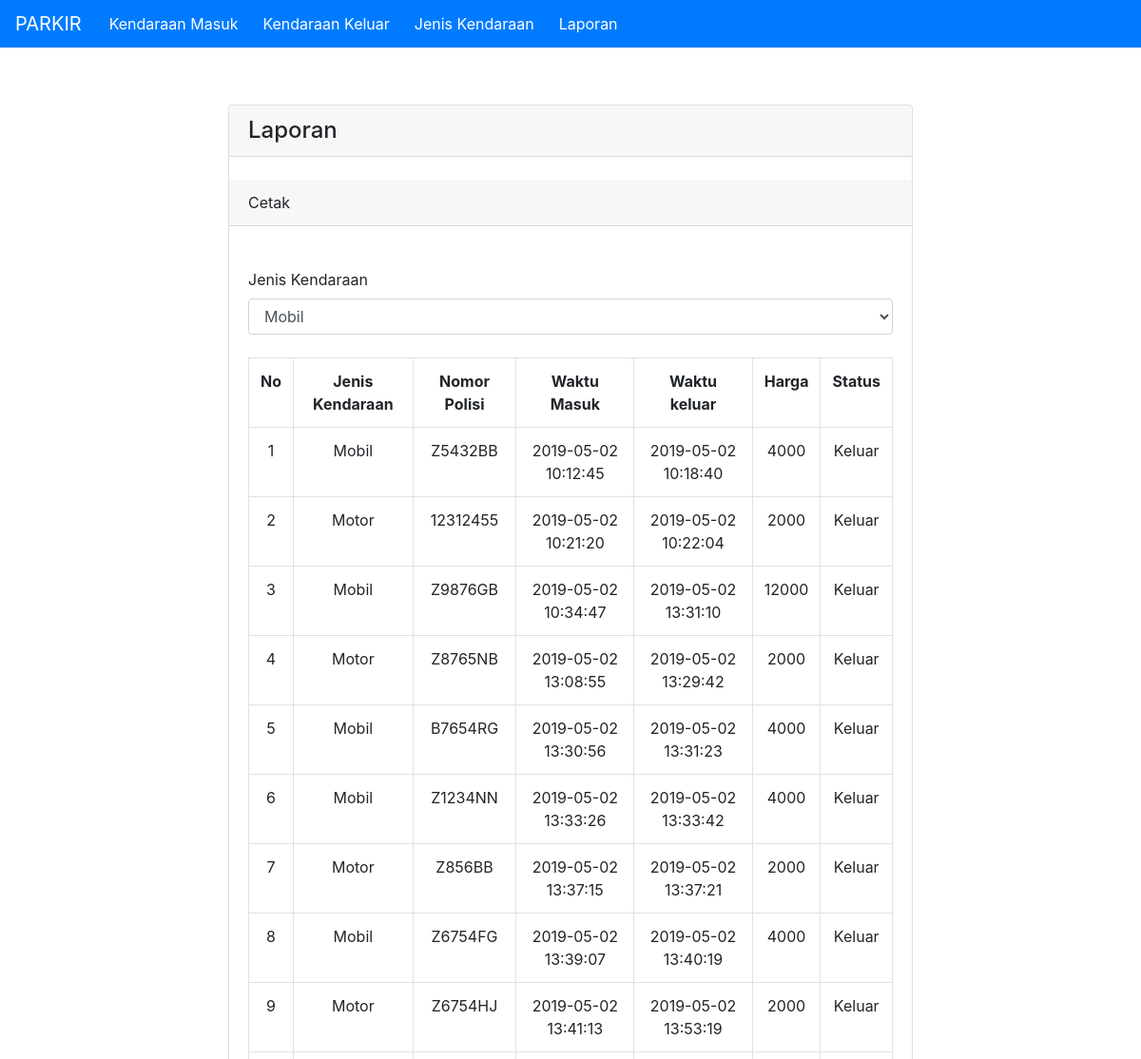
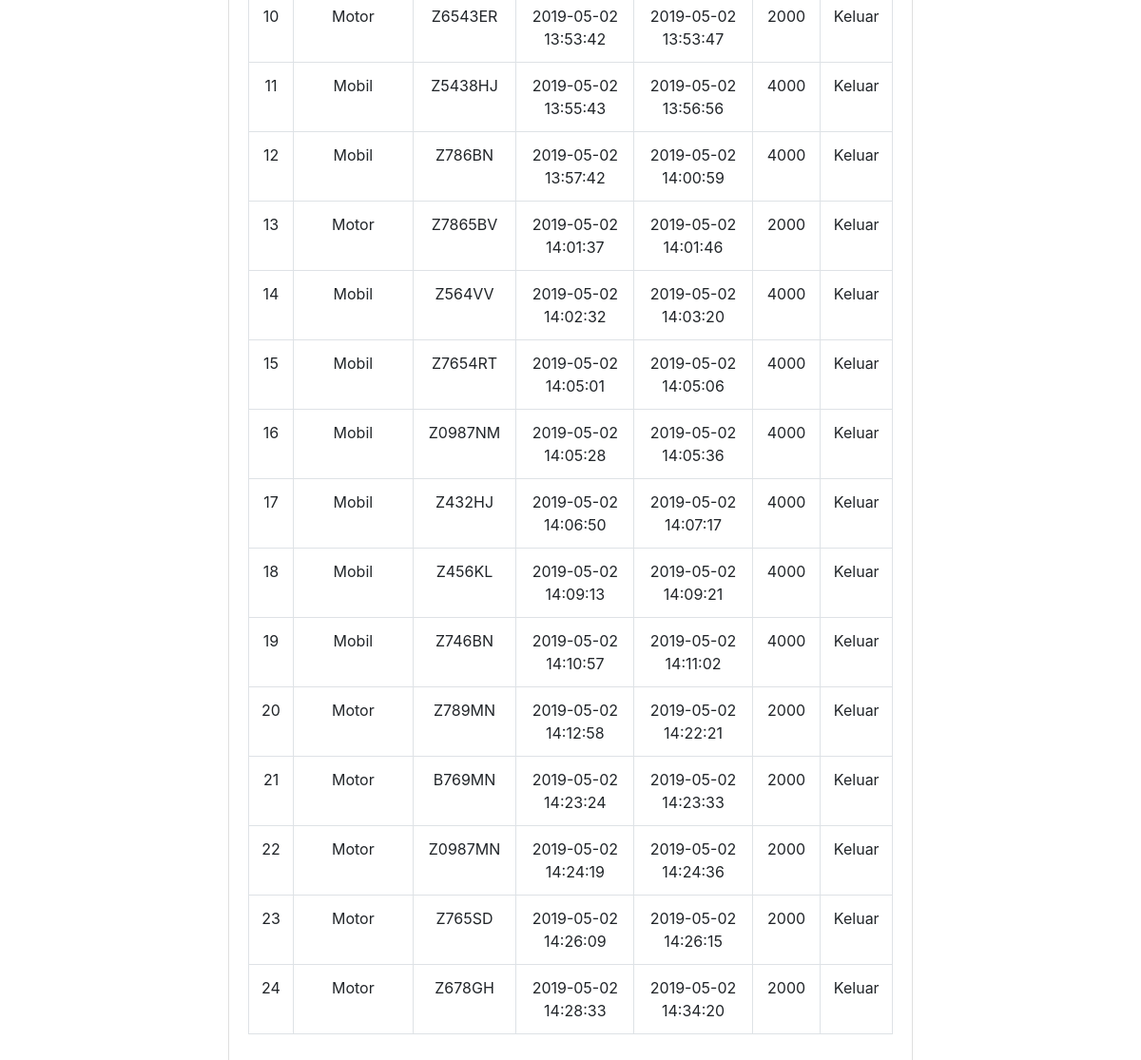
The app's page /laporan.php with its own data (2 pictures, top to bottom).
### tables this page shows
CREATE TABLE `kendaraan` (
  `kendaraan_id` int(10) NOT NULL,
  `jenis_id` int(10) NOT NULL,
  `nomor_polisi` varchar(250) NOT NULL,
  `waktu_masuk` datetime NOT NULL,
  `waktu_keluar` datetime NOT NULL,
  `harga` int(10) NOT NULL,
  `keterangan` enum('Masuk','Keluar') NOT NULL
);

CREATE TABLE `jeniskendaraan` (
  `jenis_id` int(10) NOT NULL,
  `jeniskendaraan` varchar(150) NOT NULL,
  `status` enum('on','off') NOT NULL,
  `bayar` int(10) NOT NULL
);

### function/function.php (called while the page is built)
<?php
include_once 'koneksi.php';
function query($query){
	global $koneksi;
	$result= mysqli_query($koneksi, $query);
	$rows=[];
	while ($row = mysqli_fetch_assoc($result)) {
		$rows[]= $row;
	}
	return $rows;
 }
 ?>

### laporan.php (the view, shortened to what this page needs)
<?php
include_once("function/koneksi.php");
include_once 'function/function.php';
$masuk = query("SELECT * FROM `kendaraan` INNER JOIN  jeniskendaraan ON kendaraan.jenis_id = jeniskendaraan.jenis_id WHERE keterangan = 'Keluar' ORDER BY keterangan ASC");
?>
<?php include_once('navbar.php') ?>
<div id="pebungkus">
	<div class="card">
		<h4 class="card-header">Laporan</h4><br>
		<a href="mobil.php" class="card-header"">Cetak</a>
		<div class="card-body">
			<span>
				<br><label>Jenis Kendaraan</label><br>
				<select name="jenis_kendaraan" class="form-control" id="jenis_kendaraan">
					<?php $query = mysqli_query($koneksi,"SELECT DISTINCT kendaraan.jenis_id , jeniskendaraan FROM `kendaraan` INNER JOIN  jeniskendaraan ON kendaraan.jenis_id = jeniskendaraan.jenis_id  ORDER BY jeniskendaraan ASC"); ?>
					<?php while($row = mysqli_fetch_assoc($query)): ?>
					<?php if($jenis_id == $row["jeniskendaraan"]) : ?>
					<option value="<?= $row['jeniskendaraan']; ?>" selected="true"><?= $row["jeniskendaraan"]; ?></option>
					<?php else : ?>
					<option value="<?= $row['jeniskendaraan']; ?>"><?= $row["jeniskendaraan"]; ?></option>
					<?php endif; ?>
					<?php endwhile; ?>
				</select>
			</span><br>
			<div class="table-responsive">
				<form  method="post" class="table table-bordered" id="dataTable" width="100%" cellspacing="0">
					<table>
						<tr>
							<th>No</th>
							<th>Jenis Kendaraan</th>
							<th>Nomor Polisi</th>
							<th>Waktu Masuk</th>
							<th>Waktu keluar</th>
							<th>Harga</th>
							<th>Status</th>
						</tr>
						<?php $i =1; ?>
						<?php foreach ($masuk as $msk): ?>
						<tr>
							<td><?php echo $i ?></td>
							<td><?php echo $msk["jeniskendaraan"] ?></td>
							<td><?php echo $msk["nomor_polisi"] ?></td>
							<td><?php echo $msk["waktu_masuk"] ?></td>
							<td><?php echo $msk["waktu_keluar"] ?></td>
							<td><?php echo $msk["harga"] ?></td>
							<td><?php echo $msk["keterangan"] ?></td>
						</tr>
						<?php $i++; ?>
						<?php endforeach ?>
					</table>
				</form>
			</div>
		</div>
	</div>
</div>

### navbar.php (shortened to what this page needs)
<!DOCTYPE html>
<html>
  <head>
    <link href="<?=BASE_URL.'vendor/bootstrap/css/bootstrap.min.css'?>" rel="stylesheet" id="bootstrap-css">
    <link rel="stylesheet" href="<?=BASE_URL.'css/style.css'?>">
  </head>
  <body>
    <nav class="navbar navbar-expand-lg navbar-dark bg-primary">
      <a class="navbar-brand" href="">PARKIR</a>
      <div class="collapse navbar-collapse" id="navbarNavDropdown">
        <ul class="navbar-nav">
          <li class="nav-item active">
            <a class="nav-link" href="<?=BASE_URL.'masuk.php'?>">Kendaraan Masuk</a>
          </li>
          <li class="nav-item active">
            <a class="nav-link" href="<?=BASE_URL.'keluar.php'?>">Kendaraan Keluar</a>
          </li>
          <li class="nav-item active">
            <a class="nav-link" href="<?=BASE_URL.'jeniskendaraan.php'?>">Jenis Kendaraan</a>
          </li>
          <li class="nav-item active">
            <a class="nav-link" href="<?=BASE_URL.'laporan.php'?>">Laporan</a>
          </li>
        </ul>
      </div>
    </nav>
  </body>
</html>

### css/style.css (style rules this page uses)
#pebungkus { margin: 5% 20%; }
table { text-align: center; margin: 0 auto; border-spacing: 2px; }
.navbar { padding: 0 1rem; }
.nav-item { padding: 5px; }

### records on screen
kendaraan: jenis.jeniskendaraan "Mobil", nomor_polisi "Z5432BB", waktu_masuk "2019-05-02 10:12:45", waktu_keluar "2019-05-02 10:18:40", harga "4000", keterangan "Keluar"
kendaraan: jenis.jeniskendaraan "Motor", nomor_polisi "12312455", waktu_masuk "2019-05-02 10:21:20", waktu_keluar "2019-05-02 10:22:04", harga "2000", keterangan "Keluar"
kendaraan: jenis.jeniskendaraan "Mobil", nomor_polisi "Z9876GB", waktu_masuk "2019-05-02 10:34:47", waktu_keluar "2019-05-02 13:31:10", harga "12000", keterangan "Keluar"
kendaraan: jenis.jeniskendaraan "Motor", nomor_polisi "Z8765NB", waktu_masuk "2019-05-02 13:08:55", waktu_keluar "2019-05-02 13:29:42", harga "2000", keterangan "Keluar"
kendaraan: jenis.jeniskendaraan "Mobil", nomor_polisi "B7654RG", waktu_masuk "2019-05-02 13:30:56", waktu_keluar "2019-05-02 13:31:23", harga "4000", keterangan "Keluar"
kendaraan: jenis.jeniskendaraan "Mobil", nomor_polisi "Z1234NN", waktu_masuk "2019-05-02 13:33:26", waktu_keluar "2019-05-02 13:33:42", harga "4000", keterangan "Keluar"
kendaraan: jenis.jeniskendaraan "Motor", nomor_polisi "Z856BB", waktu_masuk "2019-05-02 13:37:15", waktu_keluar "2019-05-02 13:37:21", harga "2000", keterangan "Keluar"
kendaraan: jenis.jeniskendaraan "Mobil", nomor_polisi "Z6754FG", waktu_masuk "2019-05-02 13:39:07", waktu_keluar "2019-05-02 13:40:19", harga "4000", keterangan "Keluar"
kendaraan: jenis.jeniskendaraan "Motor", nomor_polisi "Z6754HJ", waktu_masuk "2019-05-02 13:41:13", waktu_keluar "2019-05-02 13:53:19", harga "2000", keterangan "Keluar"
kendaraan: jenis.jeniskendaraan "Motor", nomor_polisi "Z6543ER", waktu_masuk "2019-05-02 13:53:42", waktu_keluar "2019-05-02 13:53:47", harga "2000", keterangan "Keluar"
kendaraan: jenis.jeniskendaraan "Mobil", nomor_polisi "Z5438HJ", waktu_masuk "2019-05-02 13:55:43", waktu_keluar "2019-05-02 13:56:56", harga "4000", keterangan "Keluar"
kendaraan: jenis.jeniskendaraan "Mobil", nomor_polisi "Z786BN", waktu_masuk "2019-05-02 13:57:42", waktu_keluar "2019-05-02 14:00:59", harga "4000", keterangan "Keluar"
kendaraan: jenis.jeniskendaraan "Motor", nomor_polisi "Z7865BV", waktu_masuk "2019-05-02 14:01:37", waktu_keluar "2019-05-02 14:01:46", harga "2000", keterangan "Keluar"
kendaraan: jenis.jeniskendaraan "Mobil", nomor_polisi "Z564VV", waktu_masuk "2019-05-02 14:02:32", waktu_keluar "2019-05-02 14:03:20", harga "4000", keterangan "Keluar"
kendaraan: jenis.jeniskendaraan "Mobil", nomor_polisi "Z7654RT", waktu_masuk "2019-05-02 14:05:01", waktu_keluar "2019-05-02 14:05:06", harga "4000", keterangan "Keluar"
kendaraan: jenis.jeniskendaraan "Mobil", nomor_polisi "Z0987NM", waktu_masuk "2019-05-02 14:05:28", waktu_keluar "2019-05-02 14:05:36", harga "4000", keterangan "Keluar"
kendaraan: jenis.jeniskendaraan "Mobil", nomor_polisi "Z432HJ", waktu_masuk "2019-05-02 14:06:50", waktu_keluar "2019-05-02 14:07:17", harga "4000", keterangan "Keluar"
kendaraan: jenis.jeniskendaraan "Mobil", nomor_polisi "Z456KL", waktu_masuk "2019-05-02 14:09:13", waktu_keluar "2019-05-02 14:09:21", harga "4000", keterangan "Keluar"
kendaraan: jenis.jeniskendaraan "Mobil", nomor_polisi "Z746BN", waktu_masuk "2019-05-02 14:10:57", waktu_keluar "2019-05-02 14:11:02", harga "4000", keterangan "Keluar"
kendaraan: jenis.jeniskendaraan "Motor", nomor_polisi "Z789MN", waktu_masuk "2019-05-02 14:12:58", waktu_keluar "2019-05-02 14:22:21", harga "2000", keterangan "Keluar"
kendaraan: jenis.jeniskendaraan "Motor", nomor_polisi "B769MN", waktu_masuk "2019-05-02 14:23:24", waktu_keluar "2019-05-02 14:23:33", harga "2000", keterangan "Keluar"
kendaraan: jenis.jeniskendaraan "Motor", nomor_polisi "Z0987MN", waktu_masuk "2019-05-02 14:24:19", waktu_keluar "2019-05-02 14:24:36", harga "2000", keterangan "Keluar"
kendaraan: jenis.jeniskendaraan "Motor", nomor_polisi "Z765SD", waktu_masuk "2019-05-02 14:26:09", waktu_keluar "2019-05-02 14:26:15", harga "2000", keterangan "Keluar"
kendaraan: jenis.jeniskendaraan "Motor", nomor_polisi "Z678GH", waktu_masuk "2019-05-02 14:28:33", waktu_keluar "2019-05-02 14:34:20", harga "2000", keterangan "Keluar"

### other values on screen
form field jenis_kendaraan "Mobil"
